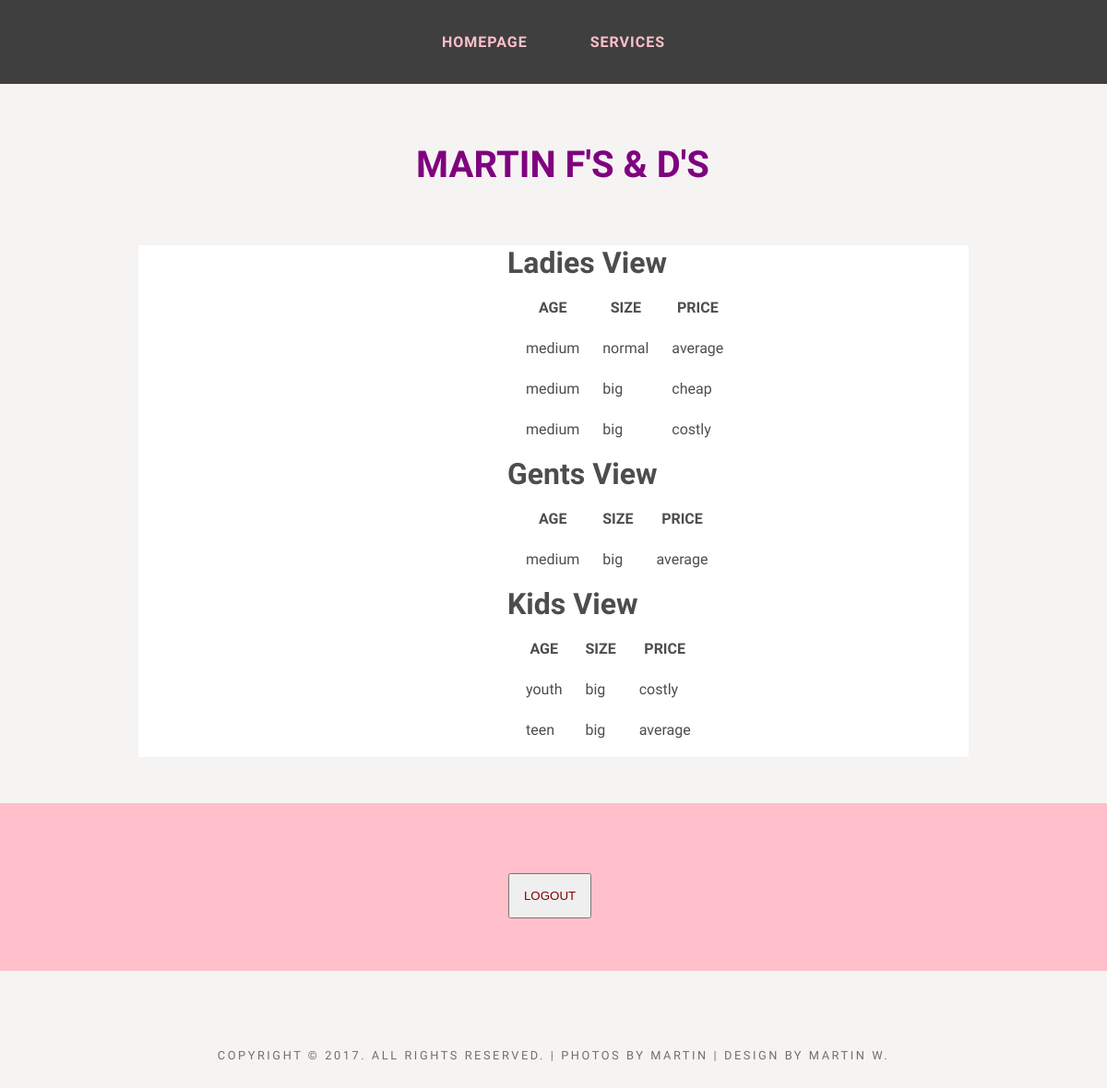
The app's page /admin.php, older data.
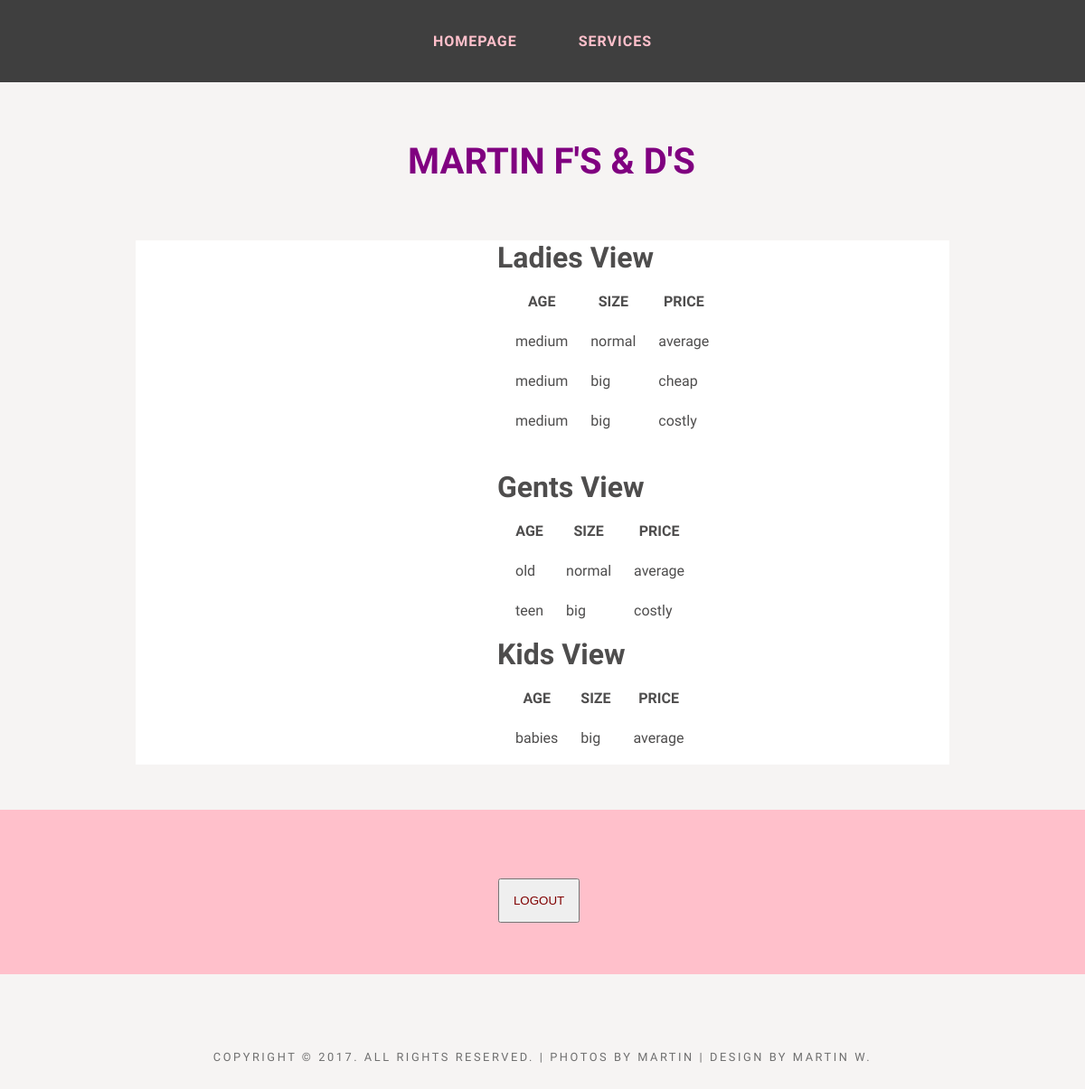
The same page, newer data.
### tables this page shows
CREATE TABLE IF NOT EXISTS `ladies` (
  `age` varchar(100) NOT NULL,
  `size` varchar(100) NOT NULL,
  `price` varchar(100) NOT NULL
);

CREATE TABLE IF NOT EXISTS `gents` (
  `age` varchar(100) NOT NULL,
  `size` varchar(100) NOT NULL,
  `price` varchar(100) NOT NULL
);

CREATE TABLE IF NOT EXISTS `kids` (
  `age` varchar(100) NOT NULL,
  `size` varchar(80) NOT NULL,
  `price` varchar(80) NOT NULL
);

### admin.php (the view, shortened to what this page needs)
<!DOCTYPE >
<html xmlns="http://www.w3.org/1999/xhtml">
<head>
<link href="default.css" rel="stylesheet" type="text/css" media="all" />
<link href="fonts.css" rel="stylesheet" type="text/css" media="all" />
</head>
<body>
<div id="header">
	<div id="menu" class="container">
		<ul>
			<li><a  style="color:pink" href="index.php" accesskey="1">Homepage</a></li>
			<li><a  style="color:pink" href="services.php" accesskey="2" >Services</a></li>
		</ul>
	</div>
</div>
<div id="logo" class="container">
	<h1><span style="color:purple">Martin F's & D's</span></h1>
</div>
    <div style="margin-left:150px; margin-right:150px; margin-top:0px; margin-bottom:50px; background-color:white" >
    <div style="margin-left:400px; text-align:left">
        <h1>Ladies View</h1>
        <?php
include_once('dbconnection.php');
$sql="select * FROM ladies";
$result=mysqli_query($con,$sql);
echo "<table border=0 cellpadding=5 cellspacing=15><tr><th>AGE</th><th>SIZE</th><th>PRICE</th></tr>";
while($row=mysqli_fetch_array($result))
{
echo "<tr><td>".$row['age']."</td>".
	"<td>".$row['size']."</td>".
	"<td>".$row['price']."</td></tr>";
}
echo"</table>";
?>
     <h1>Gents View</h1>
        <?php
include_once('dbconnection.php');
$sql="select * FROM gents";
$result=mysqli_query($con,$sql);
echo "<table border=0 cellpadding=5 cellspacing=15><tr><th>AGE</th><th>SIZE</th><th>PRICE</th></tr>";
while($row=mysqli_fetch_array($result))
{
echo "<tr><td>".$row['age']."</td>".
	"<td>".$row['size']."</td>".
	"<td>".$row['price']."</td></tr>";
}
echo"</table>";
?>
         <h1>Kids View</h1>
        <?php
include_once('dbconnection.php');
$sql="select * FROM kids";
$result=mysqli_query($con,$sql);
echo "<table border=0 cellpadding=5 cellspacing=15><tr><th>AGE</th><th>SIZE</th><th>PRICE</th></tr>";
while($row=mysqli_fetch_array($result))
{
echo "<tr><td>".$row['age']."</td>".
	"<td>".$row['size']."</td>".
	"<td>".$row['price']."</td></tr>";
}
echo"</table>";
?>
    </div>
    </div>
    <div style="text-align:center; background-color:pink">
        <br/><br/><br/><br/>
      <a href="logout.php"> <input style="color:maroon; padding:15px" type="button" value="LOGOUT" ></a>
        <br/><br/><br/><br/>
    </div>
<div id="copyright" class="container">
	<p>Copyright &copy; 2017. All rights reserved. | Photos by martin | Design by Martin W.</p>
</div>
</body>
</html>

### default.css (style rules this page uses)
html, body { height: 100%; }
body { margin: 0px; padding: 0px; background: #F6F4F3; font-family: 'Source Sans Pro', sans-serif; font-size: 12pt; font-weight: 400; color: #4E4D4D; }
h1, h2, h3 { margin: 0; padding: 0; }
p, ol, ul { margin-top: 0; }
ol, ul { padding: 0; list-style: none; }
p { line-height: 180%; }
a { color: #383838; }
.container { width: 1200px; margin: 0px auto; }
#header { background: #3f3f3f; }
#logo { padding: 4em 0em; text-transform: uppercase; }
#logo h1 { text-align: center; font-weight: 900; font-size: 2.5em; }
#logo span { padding: 0em 0em 0em 0.5em; }
#menu ul { margin: 0; padding: 20px 0px 20px 0px; list-style: none; line-height: normal; text-align: center; }
#menu li { display: inline-block; }
#menu a { display: block; padding: 1em 2em; letter-spacing: 1px; text-decoration: none; text-transform: uppercase; font-size: 1em; font-weight: 700; color: #FFF; }
#copyright { overflow: hidden; padding: 5em 0em; }
#copyright p { letter-spacing: 0.20em; text-align: center; text-transform: uppercase; font-size: 0.80em; color: #6F6F6F; }

Row changes from the older to the newer data that the page shows:
removed gents: age "medium", size "big", price "average"
removed kids: age "youth", size "big", price "costly"
removed kids: age "teen", size "big", price "average"
added gents: age "old", size "normal", price "average"
added gents: age "teen", size "big", price "costly"
added kids: age "babies", size "big", price "average"
